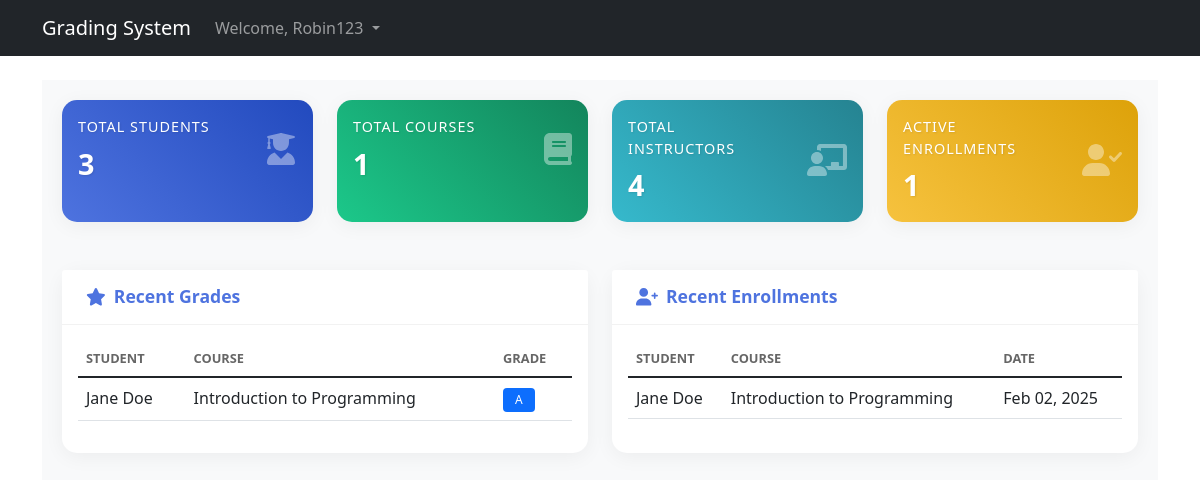
The page / (signed in) on the database its author committed.
### grades/models.py (models this page shows, shortened)
class Grade(models.Model):
    GRADE_CHOICES = [
        ('A+', 'A+'),
        ('A', 'A'),
        ('A-', 'A-'),
        ('B+', 'B+'),
        ('B', 'B'),
        ('B-', 'B-'),
        ('C+', 'C+'),
        ('C', 'C'),
        ('C-', 'C-'),
        ('D+', 'D+'),
        ('D', 'D'),
        ('F', 'F'),
    ]
    student = models.ForeignKey(Student, on_delete=models.CASCADE)
    course = models.ForeignKey(Course, on_delete=models.CASCADE)
    grade = models.CharField(max_length=2, choices=GRADE_CHOICES)
    created_at = models.DateTimeField(default=timezone.now)
    updated_at = models.DateTimeField(auto_now=True)
    class Meta:
        unique_together = ['student', 'course']

class Student(models.Model):
    user = models.OneToOneField(User, on_delete=models.CASCADE)
    student_id = models.CharField(max_length=10, unique=True)
    full_name = models.CharField(max_length=100)
    email = models.EmailField(unique=True)
    date_of_birth = models.DateField()
    created_at = models.DateTimeField(default=timezone.now)
    updated_at = models.DateTimeField(auto_now=True)

class Course(models.Model):
    course_code = models.CharField(max_length=10, unique=True)
    course_name = models.CharField(max_length=100)
    description = models.TextField()
    credits = models.IntegerField(default=3)
    is_active = models.BooleanField(default=True)
    created_at = models.DateTimeField(auto_now_add=True)

class Enrollment(models.Model):
    student = models.ForeignKey(Student, on_delete=models.CASCADE)
    course = models.ForeignKey(Course, on_delete=models.CASCADE)
    date_enrolled = models.DateTimeField(auto_now_add=True)
    status = models.CharField(max_length=20, choices=[
        ('ENROLLED', 'Enrolled'),
        ('DROPPED', 'Dropped'),
        ('COMPLETED', 'Completed')
    ], default='ENROLLED')
    class Meta:
        unique_together = ['student', 'course']

### grades/views.py (the view)
# urls.py: path('', views.dashboard_view, name='dashboard'),
@login_required
def dashboard_view(request):
    try:
        student = Student.objects.filter(user=request.user).first()
        if student:
            context = {
                'total_courses': Course.objects.filter(enrollment__student=student).count(),
                'recent_grades': Grade.objects.filter(student=student).select_related('course').order_by('-created_at')[:5],
                'recent_enrollments': Enrollment.objects.filter(student=student).order_by('-date_enrolled')[:5],
                'is_student': True
            }
        else:
            context = {
                'total_students': Student.objects.count(),
                'total_courses': Course.objects.count(),
                'total_instructors': Instructor.objects.count(),
                'total_enrollments': Enrollment.objects.filter(status='ENROLLED').count(),
                'recent_grades': Grade.objects.select_related('student', 'course').order_by('-created_at')[:5],
                'recent_enrollments': Enrollment.objects.select_related('student', 'course').order_by('-date_enrolled')[:5],
                'is_instructor': True
            }
        return render(request, 'dashboard.html', context)
    except Exception as e:
        messages.error(request, f"Error loading dashboard: {str(e)}")
        return render(request, 'dashboard.html', {})

### grades/templates/dashboard.html (shortened to what this page needs)
{% extends 'base.html' %}
{% load static %}
{% block extra_css %}
<link rel="stylesheet" href="{% static 'css/dashboard.css' %}">
<link rel="stylesheet" href="https://cdnjs.cloudflare.com/ajax/libs/font-awesome/6.0.0/css/all.min.css">
{% endblock %}
{% block content %}
<div class="dashboard-container">
    {% if is_student %}
    <div class="row mb-4">
        <div class="col-xl-6 mb-4">
            <div class="card stats-card primary">
                <div class="card-body">
                    <div class="row align-items-center">
                        <div class="col">
                            <div class="text-white stats-title mb-1">My Courses</div>
                            <div class="text-white stats-number">{{ total_courses }}</div>
                        </div>
                        <div class="col-auto">
                            <i class="fas fa-book text-white stats-icon"></i>
                        </div>
                    </div>
                </div>
            </div>
        </div>
    </div>
    <div class="row">
        <div class="col-12">
            <div class="card activity-card">
                <div class="card-header">
                    <h6 class="card-title">My Recent Grades</h6>
                </div>
                <div class="card-body">
                    <div class="table-responsive">
                        <table class="table">
                            <thead>
                                <tr>
                                    <th>Student</th>
                                    <th>Course</th>
                                    <th>Grade</th>
                                </tr>
                            </thead>
                            <tbody>
                                {% for grade in recent_grades %}
                                <tr>
                                    <td>{{ grade.student.full_name }}</td>
                                    <td>{{ grade.course.course_name }}</td>
                                    <td>
                                        <span class="badge bg-primary">{{ grade.grade }}</span>
                                    </td>
                                </tr>
                                {% endfor %}
                            </tbody>
                        </table>
                    </div>
                </div>
            </div>
        </div>
    </div>
    {% else %}
    <div class="row mb-4">
        <div class="col-xl-3 col-md-6 mb-4">
            <div class="card stats-card primary h-100">
                <div class="card-body">
                    <div class="row align-items-center">
                        <div class="col">
                            <div class="text-white stats-title mb-1">Total Students</div>
                            <div class="text-white stats-number">{{ total_students }}</div>
                        </div>
                        <div class="col-auto">
                            <i class="fas fa-user-graduate text-white stats-icon"></i>
                        </div>
                    </div>
                </div>
            </div>
        </div>
        <div class="col-xl-3 col-md-6 mb-4">
            <div class="card stats-card success h-100">
                <div class="card-body">
                    <div class="row align-items-center">
                        <div class="col">
                            <div class="text-white stats-title mb-1">Total Courses</div>
                            <div class="text-white stats-number">{{ total_courses }}</div>
                        </div>
                        <div class="col-auto">
                            <i class="fas fa-book text-white stats-icon"></i>
                        </div>
                    </div>
                </div>
            </div>
        </div>
        <div class="col-xl-3 col-md-6 mb-4">
            <div class="card stats-card info h-100">
                <div class="card-body">
                    <div class="row align-items-center">
                        <div class="col">
                            <div class="text-white stats-title mb-1">Total Instructors</div>
                            <div class="text-white stats-number">{{ total_instructors }}</div>
                        </div>
                        <div class="col-auto">
                            <i class="fas fa-chalkboard-teacher text-white stats-icon"></i>
                        </div>
                    </div>
                </div>
            </div>
        </div>
        <div class="col-xl-3 col-md-6 mb-4">
            <div class="card stats-card warning h-100">
                <div class="card-body">
                    <div class="row align-items-center">
                        <div class="col">
                            <div class="text-white stats-title mb-1">Active Enrollments</div>
                            <div class="text-white stats-number">{{ total_enrollments }}</div>
                        </div>
                        <div class="col-auto">
                            <i class="fas fa-user-check text-white stats-icon"></i>
                        </div>
                    </div>
                </div>
            </div>
        </div>
    </div>
    <div class="row">
        <div class="col-xl-6 mb-4">
            <div class="card activity-card h-100">
                <div class="card-header d-flex justify-content-between align-items-center">
                    <h6 class="card-title">
                        <i class="fas fa-star me-2"></i>Recent Grades
                    </h6>
                </div>
                <div class="card-body recent-activity">
                    <div class="table-responsive">
                        <table class="table">
                            <thead>
                                <tr>
                                    <th>Student</th>
                                    <th>Course</th>
                                    <th>Grade</th>
                                </tr>
                            </thead>
                            <tbody>
                                {% for grade in recent_grades %}
                                <tr>
                                    <td>{{ grade.student.full_name }}</td>
                                    <td>{{ grade.course.course_name }}</td>
                                    <td>
                                        <span class="badge bg-primary">{{ grade.grade }}</span>
                                    </td>
                                </tr>
                                {% endfor %}
                            </tbody>
                        </table>
                    </div>
                </div>
            </div>
        </div>
        <div class="col-xl-6 mb-4">
            <div class="card activity-card h-100">
                <div class="card-header d-flex justify-content-between align-items-center">
                    <h6 class="card-title">
                        <i class="fas fa-user-plus me-2"></i>Recent Enrollments
                    </h6>
                </div>
                <div class="card-body recent-activity">
                    <div class="table-responsive">
                        <table class="table">
                            <thead>
                                <tr>
                                    <th>Student</th>
                                    <th>Course</th>
                                    <th>Date</th>
                                </tr>
                            </thead>
                            <tbody>
                                {% for enrollment in recent_enrollments %}
                                <tr>
                                    <td>{{ enrollment.student.full_name }}</td>
                                    <td>{{ enrollment.course.course_name }}</td>
                                    <td>{{ enrollment.date_enrolled|date:"M d, Y" }}</td>
                                </tr>
                                {% endfor %}
                            </tbody>
                        </table>
                    </div>
                </div>
            </div>
        </div>
    </div>
    {% endif %}
</div>
{% endblock %}

### grades/templates/base.html (shortened to what this page needs)
<!DOCTYPE html>
<html lang="en">
<head>
    <link href="https://cdn.jsdelivr.net/npm/bootstrap@5.1.3/dist/css/bootstrap.min.css" rel="stylesheet">
    {% block extra_css %}{% endblock %}
</head>
<body>
    <nav class="navbar navbar-expand-lg navbar-dark bg-dark">
        <div class="container">
            <a class="navbar-brand" href="{% url 'dashboard' %}">Grading System</a>
            <div class="collapse navbar-collapse" id="navbarNav">
                {% if user.is_authenticated %}
                <ul class="navbar-nav">
                    <li class="nav-item dropdown">
                        <a class="nav-link dropdown-toggle" href="#" role="button" data-bs-toggle="dropdown">
                            Welcome, {{ user.username }}
                        </a>
                    </li>
                </ul>
                {% else %}
                <ul class="navbar-nav ms-auto">
                    <li class="nav-item">
                        <a class="nav-link" href="{% url 'login' %}">Login</a>
                    </li>
                </ul>
                {% endif %}
            </div>
        </div>
    </nav>
    <div class="container mt-4">
        {% block content %}{% endblock %}
    </div>
</body>
</html>

### static/css/dashboard.css (style rules this page uses)
.dashboard-container { background: #f8f9fa; min-height: 100vh; padding: 20px; }
.stats-card { border: none; border-radius: 15px; transition: transform 0.3s ease; box-shadow: 0 4px 20px rgba(0, 0, 0, 0.05); }
.stats-card.primary { background: linear-gradient(45deg, #4e73df, #224abe); }
.stats-card.success { background: linear-gradient(45deg, #1cc88a, #13855c); }
.stats-card.info { background: linear-gradient(45deg, #36b9cc, #258391); }
.stats-card.warning { background: linear-gradient(45deg, #f6c23e, #dda20a); }
.stats-icon { font-size: 2rem; opacity: 0.4; }
.stats-card .text-white { text-shadow: 1px 1px 2px rgba(0, 0, 0, 0.1); }
.stats-title { font-size: 0.9rem; text-transform: uppercase; letter-spacing: 1px; }
.stats-number { font-size: 1.8rem; font-weight: 600; }
.activity-card { border: none; border-radius: 15px; box-shadow: 0 4px 20px rgba(0, 0, 0, 0.05); }
.activity-card .card-header { background: white; border-bottom: 1px solid rgba(0, 0, 0, 0.05); padding: 1rem 1.5rem; }
.activity-card .card-title { font-size: 1.1rem; font-weight: 600; margin: 0; color: #4e73df; }
.table thead th { border-top: none; border-bottom-width: 1px; font-weight: 600; text-transform: uppercase; font-size: 0.8rem; color: #666; }
.badge { padding: 0.5em 1em; font-weight: 500; }
.recent-activity { max-height: 400px; overflow-y: auto; }

### rows shown on the page
Grade: student.full_name "Jane Doe", course.course_name "Introduction to Programming", grade "A"
Enrollment: student.full_name "Jane Doe", course.course_name "Introduction to Programming", date_enrolled "Feb 02, 2025"

### other values the page prints
{{ user.username }} "Robin123"
{{ total_students }} "3"
{{ total_courses }} "1"
{{ total_instructors }} "4"
{{ total_enrollments }} "1"
